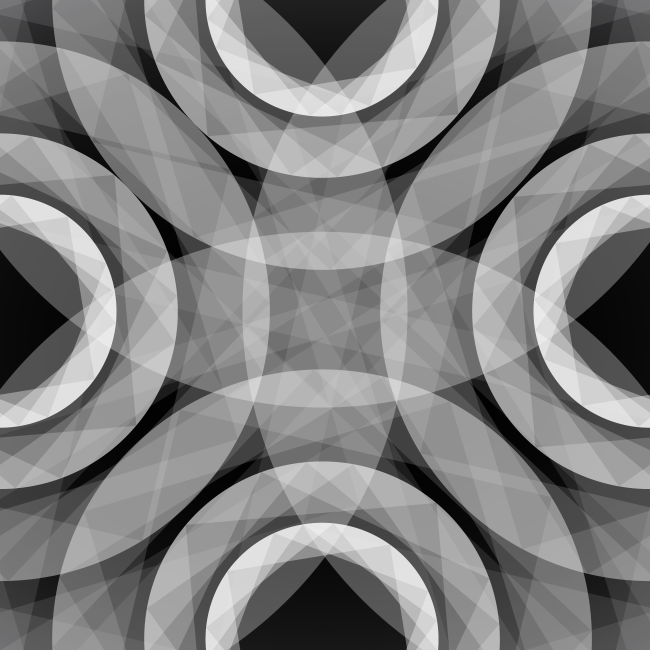
#> input picture portadora.png, 1300 x 1300 px (shown at 1/2 size)
$ python Ejercicio3.py
#> lines starting #> are read from the running program, lines starting #| are printed output that depends on the picture
import numpy as np
from PIL import Image

def codificar_fourier_delta(cover_img_path, secret_img_path, output_path, delta=10, secret_size=64):
    # Cargar y redimensionar imágenes
#> called with cover_img_path = 'portadora.png', secret_img_path = 'secreta.png', output_path = 'estego_fourier_delta.png', delta = 20, secret_size = 256
    cover_img = np.array(Image.open(cover_img_path).convert('L'))
    secret_img = np.array(Image.open(secret_img_path).convert('L'))
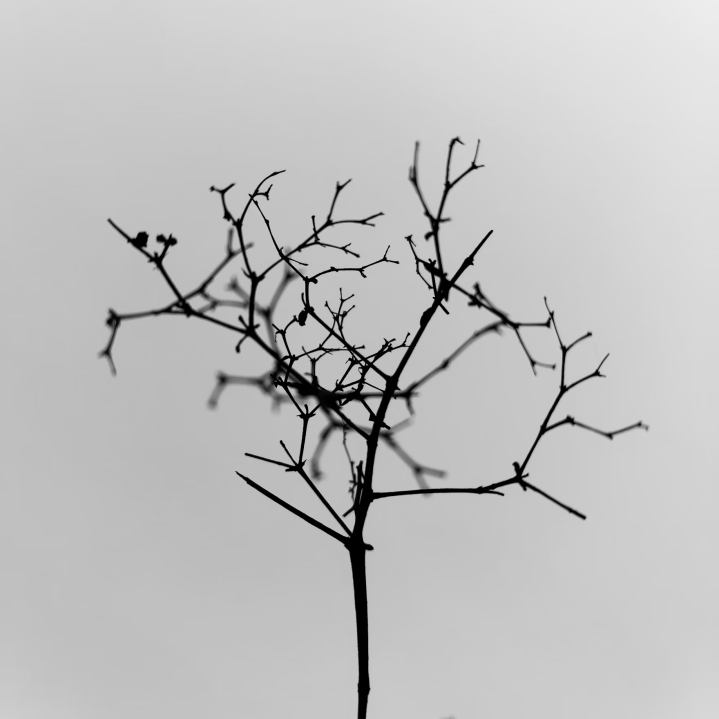
#> input picture secreta.png, 719 x 719 px
    secret_img = Image.fromarray(secret_img).resize((secret_size, secret_size), Image.LANCZOS)
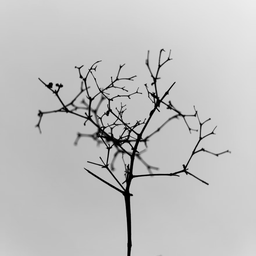
#> secret_img: PIL image 256x256 L; min 0, max 237, mean 191.6
    secret_img = np.array(secret_img)

    # Binarizar la imagen secreta
    secret_bits = (secret_img > 127).astype(np.uint8).flatten()
    required_bits = secret_size * secret_size

    # FFT de la portadora
    fshift = np.fft.fftshift(np.fft.fft2(cover_img))

    # Seleccionar zona circular central
    rows, cols = fshift.shape
#> rows = 1300; cols = 1300
    center_row, center_col = rows // 2, cols // 2
#> center_row = 650; center_col = 650
    radius = min(center_row, center_col)
#> radius = 650
    coords = [
        (r, c)
        for r in range(rows)
        for c in range(cols)
        if np.sqrt((r - center_row) ** 2 + (c - center_col) ** 2) < radius
    ]

    available_bits = len(coords)
#> available_bits = 1327249
    if available_bits < required_bits:
        raise ValueError(f"Capacidad insuficiente: Se necesitan {required_bits} bits, solo hay {available_bits} disponibles")

    modified = fshift.copy()
    for i in range(required_bits):
        r, c = coords[i]
        a, b = modified[r, c].real, modified[r, c].imag
        signo_a = 1 if a >= 0 else -1
        signo_b = 1 if b >= 0 else -1

        q_a = abs(round(a / delta))
        q_b = abs(round(b / delta))
        bit = secret_bits[i]

        # Modificación basada en paridad del bit
        if bit == 0:
            if q_a % 2 == 1: q_a += 1  # Forzar par
            if q_b % 2 == 1: q_b += 1
        else:
            if q_a % 2 == 0: q_a += 1  # Forzar impar
            if q_b % 2 == 0: q_b += 1

        modified[r, c] = complex(signo_a * q_a * delta, signo_b * q_b * delta)
#> this loop made 65536 passes
#> (a, b, signo_a, signo_b, q_a, q_b) on passes 1 to 12: (1806.5, -1393, 1, -1, 91, 71), (2412.4, 1174.6, 1, 1, 121, 59), (1192, -2389, 1, -1, 61, 119), (1322.7, 1394.8, 1, 1, 67, 71), (1880.3, -1968.5, 1, -1, 95, 99), (-210.3, 1379.6, -1, 1, 11, 69), (594.8, -1587.7, 1, -1, 31, 79), (-1262.5, 1605.4, -1, 1, 63, 81), (597.5, -2455.7, 1, -1, 31, 123), (-1755.7, 248.5, -1, 1, 89, 13), (256.4, -1926.6, 1, -1, 13, 97), (-768.2, 1501.5, -1, 1, 39, 75)

    # Reconstrucción de la imagen
    stego_img = np.abs(np.fft.ifft2(np.fft.ifftshift(modified)))
    stego_img = np.clip(stego_img, 0, 255).astype(np.uint8)
    Image.fromarray(stego_img).save(output_path)
    print(f"[DELTA-QIM] Imagen estego guardada en: {output_path}")
    return secret_size

def decodificar_fourier_delta(stego_img_path, output_path, secret_size=64, delta=10):
#> called with stego_img_path = 'estego_fourier_delta.png', output_path = 'secreta_recuperada_delta.png', secret_size = 256, delta = 20
    total_bits = secret_size * secret_size
    stego_img = np.array(Image.open(stego_img_path).convert('L'))
    fshift = np.fft.fftshift(np.fft.fft2(stego_img))

    rows, cols = fshift.shape
    center_row, center_col = rows // 2, cols // 2
    radius = min(center_row, center_col)
    coords = [
        (r, c)
        for r in range(rows)
        for c in range(cols)
        if np.sqrt((r - center_row) ** 2 + (c - center_col) ** 2) < radius
    ]

    bits = []
    for i in range(total_bits):
        r, c = coords[i]
        val = fshift[r, c]

        # Extraer información de ambas componentes
        q_real = abs(round(val.real / delta))
        q_imag = abs(round(val.imag / delta))

        # Usar redundancia: ambas componentes deben contener el mismo bit
        bit_real = q_real % 2
        bit_imag = q_imag % 2

        # Consenso entre componentes (prioriza real si hay discrepancia)
        bits.append(bit_real if bit_real == bit_imag else bit_real)

    secret_img = np.array(bits).reshape((secret_size, secret_size)).astype(np.uint8)
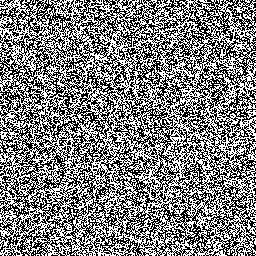
#> secret_img: shape (256, 256); values 0 (black) and 1 (white), 50.2% white; black in thin lines or dots
    secret_img = (secret_img * 255).astype(np.uint8)
#> secret_img: shape (256, 256); 50.2% white; black in thin lines or dots
    Image.fromarray(secret_img).save(output_path)
    print(f"[DELTA-QIM] Imagen secreta recuperada guardada en: {output_path}")

if __name__ == "__main__":
    portadora = "portadora.png"
    secreta = "secreta.png"
    estego_delta = "estego_fourier_delta.png"
    secreta_delta_recuperada = "secreta_recuperada_delta.png"
    secret_size = 256  # Tamaño reducido para prueba inicial
    delta = 20  # Valor delta aumentado para robustez

    try:
        codificar_fourier_delta(
            portadora, secreta, estego_delta, delta=delta, secret_size=secret_size
        )
        decodificar_fourier_delta(
            estego_delta, secreta_delta_recuperada, secret_size=secret_size, delta=delta
        )
        print("\nResultados:")
        print(f"- Imagen recuperada guardada en: {secreta_delta_recuperada}")
    except Exception as e:
        print(f"[ERROR] {e}")
